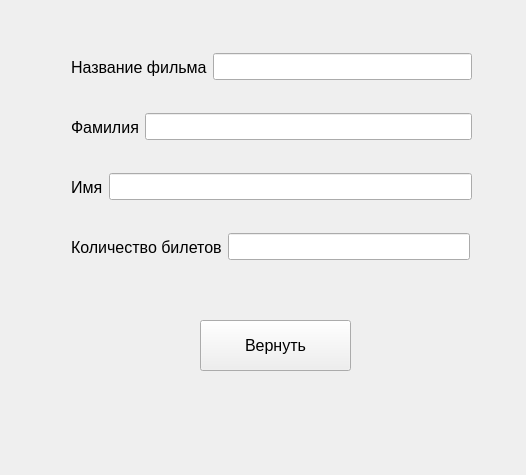
<?xml version="1.0" encoding="UTF-8"?>
<ui version="4.0">
 <class>passticket</class>
 <widget class="QWidget" name="passticket">
  <property name="geometry">
   <rect>
    <x>0</x>
    <y>0</y>
    <width>526</width>
    <height>475</height>
   </rect>
  </property>
  <property name="windowTitle">
   <string>Form</string>
  </property>
  <widget class="QPushButton" name="pass">
   <property name="geometry">
    <rect>
     <x>200</x>
     <y>320</y>
     <width>151</width>
     <height>51</height>
    </rect>
   </property>
   <property name="font">
    <font>
     <pointsize>12</pointsize>
    </font>
   </property>
   <property name="text">
    <string>Вернуть</string>
   </property>
  </widget>
  <widget class="QWidget" name="">
   <property name="geometry">
    <rect>
     <x>71</x>
     <y>51</y>
     <width>401</width>
     <height>32</height>
    </rect>
   </property>
   <layout class="QHBoxLayout" name="horizontalLayout">
    <item>
     <widget class="QLabel" name="label">
      <property name="font">
       <font>
        <pointsize>12</pointsize>
       </font>
      </property>
      <property name="text">
       <string>Название фильма</string>
      </property>
     </widget>
    </item>
    <item>
     <widget class="QLineEdit" name="film">
      <property name="font">
       <font>
        <pointsize>12</pointsize>
       </font>
      </property>
     </widget>
    </item>
   </layout>
  </widget>
  <widget class="QWidget" name="">
   <property name="geometry">
    <rect>
     <x>71</x>
     <y>111</y>
     <width>401</width>
     <height>32</height>
    </rect>
   </property>
   <layout class="QHBoxLayout" name="horizontalLayout_2">
    <item>
     <widget class="QLabel" name="label_2">
      <property name="font">
       <font>
        <pointsize>12</pointsize>
       </font>
      </property>
      <property name="text">
       <string>Фамилия</string>
      </property>
     </widget>
    </item>
    <item>
     <widget class="QLineEdit" name="sname">
      <property name="font">
       <font>
        <pointsize>12</pointsize>
       </font>
      </property>
     </widget>
    </item>
   </layout>
  </widget>
  <widget class="QWidget" name="">
   <property name="geometry">
    <rect>
     <x>71</x>
     <y>171</y>
     <width>401</width>
     <height>32</height>
    </rect>
   </property>
   <layout class="QHBoxLayout" name="horizontalLayout_3">
    <item>
     <widget class="QLabel" name="label_4">
      <property name="font">
       <font>
        <pointsize>12</pointsize>
       </font>
      </property>
      <property name="text">
       <string>Имя</string>
      </property>
     </widget>
    </item>
    <item>
     <widget class="QLineEdit" name="name">
      <property name="font">
       <font>
        <pointsize>12</pointsize>
       </font>
      </property>
     </widget>
    </item>
   </layout>
  </widget>
  <widget class="QWidget" name="">
   <property name="geometry">
    <rect>
     <x>71</x>
     <y>231</y>
     <width>399</width>
     <height>32</height>
    </rect>
   </property>
   <layout class="QHBoxLayout" name="horizontalLayout_4">
    <item>
     <widget class="QLabel" name="label_3">
      <property name="font">
       <font>
        <pointsize>12</pointsize>
       </font>
      </property>
      <property name="text">
       <string>Количество билетов</string>
      </property>
     </widget>
    </item>
    <item>
     <widget class="QLineEdit" name="pl">
      <property name="font">
       <font>
        <pointsize>12</pointsize>
       </font>
      </property>
     </widget>
    </item>
   </layout>
  </widget>
 </widget>
 <resources/>
 <connections/>
</ui>
